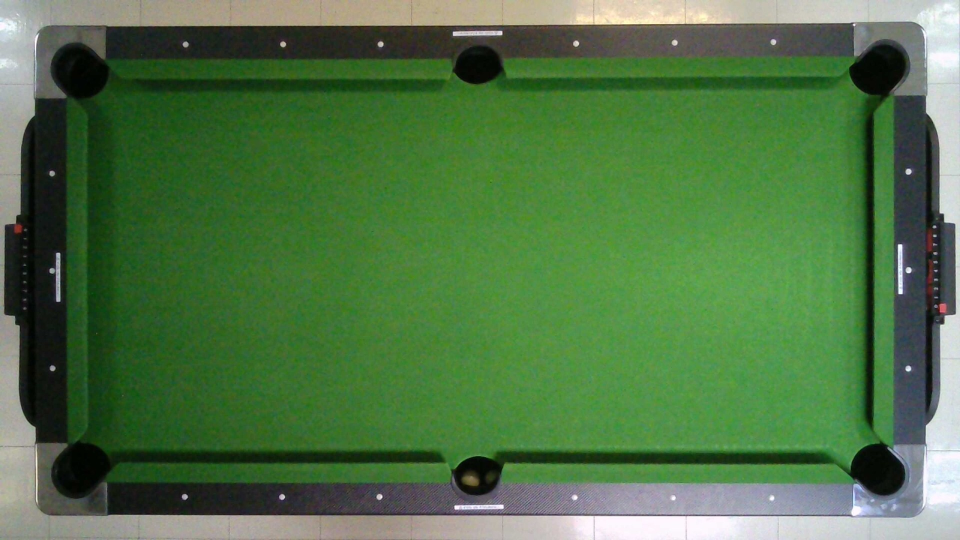
#> input picture Test_Perspective/new.jpg, 1920 x 1080 px, given in place of the camera (shown at 1/2 size)
$ python main.py
#> lines starting #> are read from the running program, lines starting #| are printed output that depends on the picture; after the words box and inside, x2 and y2 are one past the last pixel; in counts of white or black regions, pixels touching at a corner belong together
import cv2
import numpy as np
import time
import math


def findSlope(start_x, start_y, end_x, end_y, find=None, interest_value=None):
    m = 0
    if (end_x-start_x) != 0:
        m = (end_y - start_y) / (end_x - start_x)
    else:
        m = (end_y - start_y) / 0.01
    b = start_y - m * start_x
    if find == "x":
        return (m, b, (interest_value-b)/m)
    elif find == "y":
        return (m, b, m*interest_value+b)
    else:
        return (m, b)

def showLine(frame, start, end , width = 2):
    if isShowline is True :
        cv2.line(frame, start, end, (0, 0, 255), width)

def realPosition(x,y):
    circle_pos_on_img = (int(roi_x + x), int(roi_y + y))

    homogeneous_coord = np.array([circle_pos_on_img[0], circle_pos_on_img[1], 1]).reshape(-1, 1)
    original_coord = np.matmul(M_inv, homogeneous_coord)
    original_coord /= original_coord[2]
    # The resulting original coordinate is (x_o, y_o)
    x_o = int(original_coord[0][0])
    y_o = int(original_coord[1][0])

    return x_o,y_o

def createTable():
    h,w = 880,1920
    frame = np.zeros((h, w, 3), np.uint8)
    pocket_point = [(0,0),(int(w/2),0),(w,0),(0,h),(int(w/2),h),(w,h)]
    for i in pocket_point:
        cv2.circle(frame, i , 50, (255, 255, 255), 5)
    return frame
# # White open light
# lowerColor = [
#     np.array([25,80,80]),   #Yellow
#     np.array([100,125,90]),  #Blue
#     np.array([0,25,220]),   #Red
#     np.array([125,90,130]), #Purple
#     np.array([11,100,129]), #Orange
#     np.array([75,70,90]),  #Green
#     np.array([140,70,30]),    #Crimson
#     np.array([55,0,0]),     #Black
#     np.array([0,0,180]),     #White

# ]

# upperColor = [
#     np.array([40,255,255]),  #Yellow
#     np.array([125,255,255]), #Blue
#     np.array([10,255,255]),  #Red
#     np.array([135,255,255]), #Purple
#     np.array([22,255,255]),  #Orange
#     np.array([95,255,255]),  #Green
#     np.array([179,255,255]),  #Crimson
#     np.array([179,145,100]),  #Black
#     np.array([179,60,255]), #White
# ]

# white close light 22:PM
lowerColor = [
    np.array([12,100,10]), #Yellow
    np.array([105,200,0]), #Blue
    np.array([150,150,160]), #Red
    np.array([125,150,70]), #Purple
    np.array([0,50,60]), #Orange
    np.array([85,155,85]), #Green
    np.array([135,170,80]), #Crimson
    np.array([0,0,0]), #Black
    np.array([120,0,170]), #White

]
upperColor = [
    np.array([35,255,255]),
    np.array([125,255,255]),
    np.array([179,255,255]),
    np.array([155,255,135]),
    np.array([10,255,255]),
    np.array([110,255,255]),
    np.array([170,255,180]),
    np.array([179,255,50]),
    np.array([179,120,255]),
]


# Load the camera matrix and distortion coefficients from the calibration file
mtx = np.loadtxt('../arUco/calib_data/camera_matrix.txt')
dist = np.loadtxt('../arUco/calib_data/dist_coeffs.txt')
cap = cv2.VideoCapture(0)
width = 1920
height = 1080
cap.set(cv2.CAP_PROP_FRAME_WIDTH, 1920)
cap.set(cv2.CAP_PROP_FRAME_HEIGHT, 1080)
fps = cap.get(cv2.CAP_PROP_FPS)
print('fps = ', fps)
tl = (245 ,10)
bl = (180 ,900)
tr = (1717 ,22)
br = (1760 ,930)
table_width = 1920
table_height = 880
roi_x, roi_y = 0, 200
roi_w, roi_h = 1920, 880
isShowline = True
avg_center_x = []
avg_center_y = []
count_shot_p1 = 0
count_shot_p2 = 0
ball_move = False
cue_move = False
updatedBall = []
updatedBallPos = []
updatedBallTablePos = []
detectedBall = []
detectedBallPos = []
detectedBallTablePos = []
whiteballpos = []
blackballpos = []
realtime_blackball = (0,0)
avg_blackball = (0,0)
avg_whiteball = None
ballProbs = [0, 0, 0, 0, 0, 0, 0, 0, 0]
pocket_point = [(240,166),(974,148),(1720,188),(180,905),(965,950),(1761,928)]
while True:
    succuess, frame = cap.read()
#> frame is the input picture: shape (1080, 1920, 3); mean B, G, R 70.1, 116.8, 79.5
    black_bg = createTable()
#> after the loop in createTable, `for i in pocket_point:`:
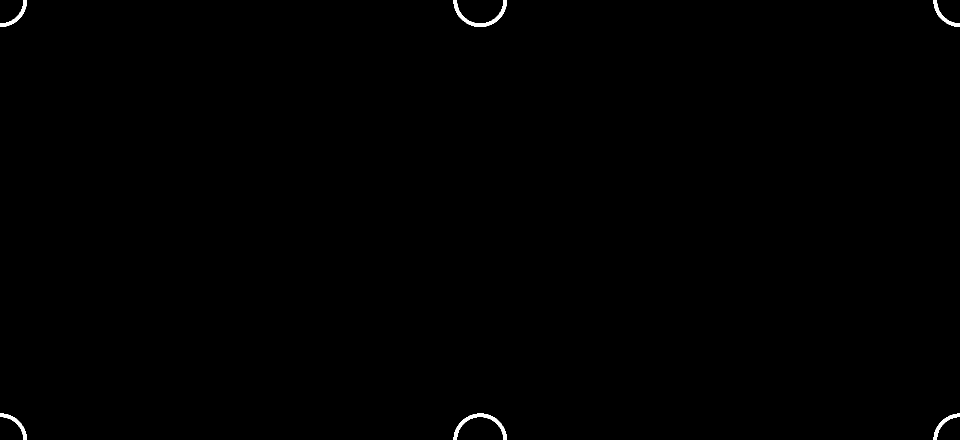
#> frame: shape (880, 1920, 3) (shown at 1/2 size); 0.26% white; 6 white regions, box (x1, y1, x2, y2) and area: (907, 0, 1014, 54) 1112, (907, 827, 1014, 880) 1090, (0, 0, 54, 54) 563, (0, 827, 54, 880) 552, (1867, 0, 1920, 54) 549, (1867, 827, 1920, 880) 538
    whiteball_zone = np.zeros((400, 400, 3), np.uint8)
    newcameramtx, roi = cv2.getOptimalNewCameraMatrix(mtx, dist, (width, height), 1, (width, height))
#> roi = (8, 10, 1895, 1057)
    # Load the image to be projected
    frame = cv2.undistort(frame, mtx, dist, None, newcameramtx)
#> frame: shape (1080, 1920, 3)
    original_frame = frame.copy()
    pts1 = np.float32([tl, bl, tr, br])
    pts2 = np.float32([[0, 0], [0, height], [width, 0], [width, height]])
    M = cv2.getPerspectiveTransform(pts1, pts2)
    M_inv = cv2.invert(M)[1]
    # Compute the perspective transform M
    transformed_frame = cv2.warpPerspective(frame, M, (width, height))
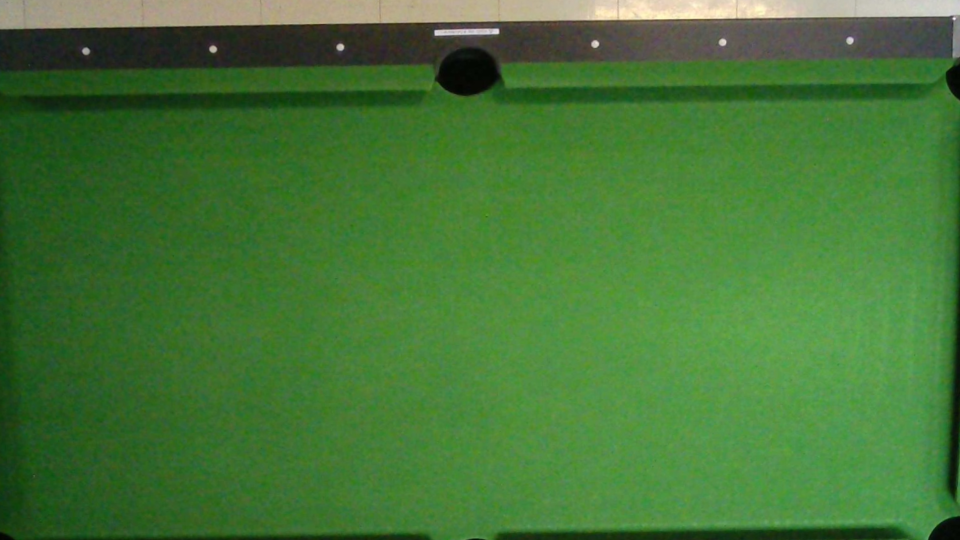
#> transformed_frame: shape (1080, 1920, 3) (shown at 1/2 size); mean B, G, R 54.8, 118.3, 68.8
    projection_frame = transformed_frame.copy()
    table_frame = projection_frame[200:1080,0:1920]
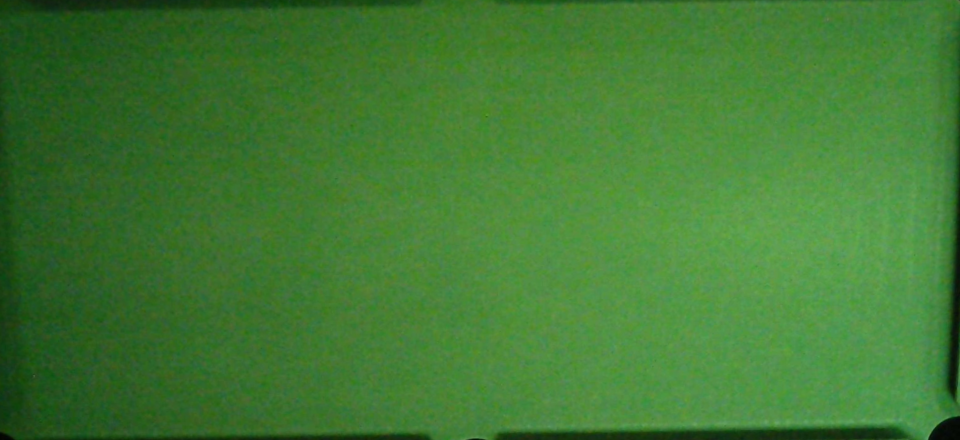
#> table_frame: shape (880, 1920, 3) (shown at 1/2 size); mean B, G, R 51.6, 122.9, 65.2

    hsv = cv2.cvtColor(table_frame, cv2.COLOR_BGR2HSV)
#> hsv: shape (880, 1920, 3); mean H, S, V 54.6, 150.8, 122.9
    blurFrame = cv2.GaussianBlur(hsv, (5, 5), 0)
#> blurFrame: shape (880, 1920, 3); mean H, S, V 54.6, 150.8, 122.9

    # Blue
    # lower_white = np.array([0, 200, 140])
    # upper_white = np.array([179, 255, 255])

    # # White with light room
    # lower_white = np.array([40,80,40])
    # upper_white = np.array([75,255,255])
    # White close light room
    lower_white = np.array([50,10,45])
    upper_white = np.array([100,255,255])

    mask = cv2.inRange(blurFrame, lower_white, upper_white)
#> mask: shape (880, 1920); 95.6% white; 921 black regions (314 under 20 px), largest, box (x1, y1, x2, y2) and area: (1898, 377, 1920, 792) 3955, (1858, 834, 1920, 880) 2072, (52, 0, 207, 18) 1704
    kernel = cv2.getStructuringElement(cv2.MORPH_ELLIPSE, (3, 3))
#> kernel = [[0, 1, 0], [1, 1, 1], [0, 1, 0]]
    mask = cv2.dilate(mask, kernel, iterations=1)
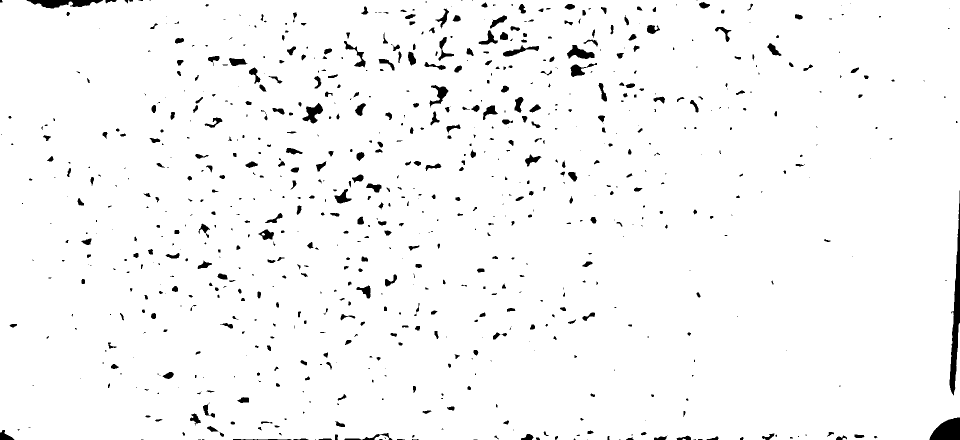
#> mask: shape (880, 1920) (shown at 1/2 size); 97% white; 810 black regions (363 under 20 px), largest, box (x1, y1, x2, y2) and area: (1899, 381, 1920, 791) 3385, (1859, 835, 1920, 880) 2000, (53, 0, 206, 17) 1522
    inv_mask = cv2.bitwise_not(mask)
    output = cv2.bitwise_and(table_frame,table_frame, mask= inv_mask)
    gray = cv2.cvtColor(output, cv2.COLOR_BGR2GRAY)
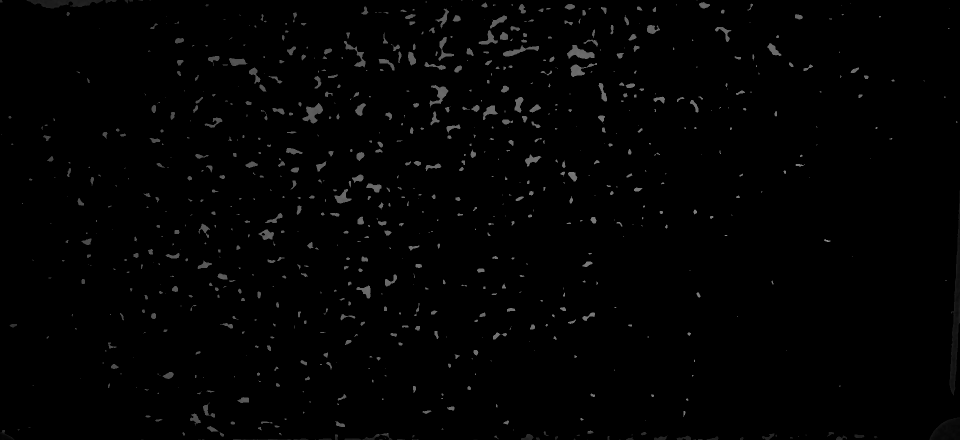
#> gray: shape (880, 1920) (shown at 1/2 size); min 0, max 136, mean 2.5
    # Detect circles in the image
    circles = cv2.HoughCircles(inv_mask, cv2.HOUGH_GRADIENT, 1, 30, param1=100, param2=8, minRadius=25, maxRadius=35)
#> circles = [[1170.5, 106.5, 28.6], [425.5, 219.5, 34.4]]
    circleZones = []
    circleZonesColor = []
    if circles is not None :
        circles = np.round(circles[0, :]).astype("int")
#> circles = [[1170, 106, 29], [426, 220, 34]]
        if len(circles) <= 20 :

            for (x, y, r) in circles:

                # Find Position on Original Frame
                x_o,y_o = x,y
                x1 = x_o - 30
                y1 = y_o - 30
                x2 = x_o + 30
                y2 = y_o + 30
                if x1 < 0:
                    x1 = 1
                if y1 < 0:
                    y1 = 1
                circleZoneColor = table_frame[y1:y2, x1:x2]
                circleZonesColor.append(circleZoneColor)

                #cv2.imshow("test"+str(i),circleZoneColor)
                cv2.circle(original_frame, (x_o,y_o), r, (0,255,0), 2)
#> this loop made 2 passes
#> (x, y, r, x_o, y_o, x2) on passes 1 to 2: (1170, 106, 29, 1170, 106, 1200), (426, 220, 34, 426, 220, 456)
#> pass 1, `circleZoneColor = table_frame[y1:y2, x1:x2]`:
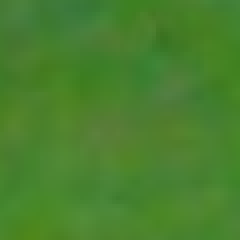
#> circleZoneColor: shape (60, 60, 3) (shown 4 times larger); mean B, G, R 45.6, 128.8, 72.6
#> pass 2, `circleZoneColor = table_frame[y1:y2, x1:x2]`:
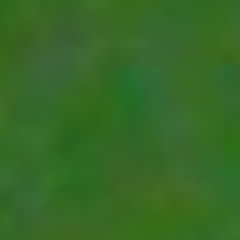
#> circleZoneColor: shape (60, 60, 3) (shown 4 times larger); mean B, G, R 38.4, 105, 54
#> after the loop, circleZonesColor = 2 items


    if circles is not None:
        for i in range(len(circleZonesColor)):
            maxSameColor = 0
            maxSameColorPos = -1
            semiSameColorPos = -1
            colorCounter = 0
            if circleZonesColor[i].size != 0:
                # print('size after = ', circleZonesColor[i].size)
                hsvcircleZone = cv2.cvtColor(circleZonesColor[i], cv2.COLOR_BGR2HSV)
                for j in range(len(lowerColor)):
                    mask = cv2.inRange(hsvcircleZone, lowerColor[j], upperColor[j])
                    kernel = cv2.getStructuringElement(cv2.MORPH_ELLIPSE, (5, 5))
                    mask = cv2.erode(mask, kernel, iterations=1)
                    mask = cv2.dilate(mask, kernel, iterations=1)
                    samePixs = np.sum(mask == 255)

                    if j == 8:
                        whiteCounter = samePixs

                    if samePixs > maxSameColor:
                        semiSameColorPos = maxSameColorPos
                        maxSameColor = samePixs
                        maxSameColorPos = j
                    # print('Same to : ', j, samePixs)

                ballType = 'none'

                if maxSameColorPos == 8 and maxSameColor < 1800:
                    maxSameColorPos = semiSameColorPos
                    ballType = 'Stripe'
                else:
                    if abs(maxSameColor - whiteCounter) >= 400:
                        ballType = 'Solid'
                    else:
                        ballType = 'Stripe'

                similarColor = ''
                if maxSameColorPos == 0:
                    similarColor = 'Yellow'
                elif maxSameColorPos == 1:
                    similarColor = 'Blue'
                elif maxSameColorPos == 2:
                    similarColor = 'Red'
                elif maxSameColorPos == 3:
                    similarColor = 'Purple'
                elif maxSameColorPos == 4:
                    similarColor = 'Orange'
                elif maxSameColorPos == 5:
                    similarColor = 'Green'
                elif maxSameColorPos == 6:
                    similarColor = 'Crimson'
                elif maxSameColorPos == 7:
                    similarColor = 'Black'
                elif maxSameColorPos == 8:
                    similarColor = 'White'


                if(similarColor in ["Black","White"]):

                    cv2.putText(table_frame, f'Number : {i}', (circles[i][0], circles[i][1]-80), cv2.FONT_HERSHEY_SIMPLEX,
                        0.7, (255, 0, 255), 2, cv2.LINE_AA)
                    cv2.putText(table_frame, f'Color : {similarColor}', (circles[i][0], circles[i][1]-50), cv2.FONT_HERSHEY_SIMPLEX,
                        0.7, (255, 0, 255), 2, cv2.LINE_AA)
                    cv2.putText(table_frame, f'X : {circles[i][0]}', (circles[i][0], circles[i][1]-30), cv2.FONT_HERSHEY_SIMPLEX,
                        0.7, (255, 0, 255), 2, cv2.LINE_AA)
                    cv2.putText(table_frame, f'Y : {circles[i][1]}', (circles[i][0], circles[i][1]-10), cv2.FONT_HERSHEY_SIMPLEX,
                        0.7, (255, 0, 255), 2, cv2.LINE_AA)


                if similarColor == "White":
                    #print(whiteballpos)
                    if len(whiteballpos) < 25:
                        whiteballpos.append((circles[i][0],circles[i][1]))
                    else :
                        # Compute the average position
                        avg_pos = (round(sum(p[0] for p in whiteballpos)/len(whiteballpos)), round(sum(p[1] for p in whiteballpos)/len(whiteballpos)))
                        # Compute the standard deviation of the positions
                        std_dev = math.sqrt(sum((p[0]-avg_pos[0])**2 + (p[1]-avg_pos[1])**2 for p in whiteballpos)/len(whiteballpos))
                        # Check if the standard deviation is less than 10 pixels
                        if std_dev < 5:
                            #print(f"The position of White is accurate within 10 pixels.")

                            whiteballpos.pop(0)
                            whiteballpos.append((circles[i][0],circles[i][1]))
                            avg_whiteball = avg_pos
                        else:
                            whiteballpos.clear()
                            avg_whiteball = None
                            print(f"The position of White may be inaccurate.")

                elif similarColor == "Black" :
                    realtime_blackball = (circles[i][0],circles[i][1])
                    if len(blackballpos) < 5:
                        blackballpos.append((circles[i][0],circles[i][1]))
                    else :
                        # Compute the average position
                        avg_pos = (sum(p[0] for p in blackballpos)/len(blackballpos), sum(p[1] for p in blackballpos)/len(blackballpos))
                        # Compute the standard deviation of the positions
                        std_dev = math.sqrt(sum((p[0]-avg_pos[0])**2 + (p[1]-avg_pos[1])**2 for p in blackballpos)/len(blackballpos))
                        # Check if the standard deviation is less than 10 pixels
                        if std_dev < 5:
                            #print(f"The position of Black is accurate within 10 pixels.")
                            blackballpos.pop(0)
                            blackballpos.append((circles[i][0],circles[i][1]))
                            avg_blackball = avg_pos
                        else:
                            blackballpos.clear()
                            print(f"The position of Black may be inaccurate.")
                else :
                    detectedBall.append(similarColor)
                    detectedBallPos.append(maxSameColorPos)
                    detectedBallTablePos.append((circles[i][0], circles[i][1]))
#> this loop made 2 passes
#> (colorCounter, ballType, similarColor) on passes 1 to 2: (0, 'Stripe', ''), (0, 'Stripe', '')
#> after the loop, blackballpos = []; detectedBall = ['', '']; detectedBallPos = [-1, -1]; detectedBallTablePos = [(1170, 106), (426, 220)]; whiteballpos = []

    if avg_whiteball is not None:
        x = avg_whiteball[0]
        y = avg_whiteball[1]
        center = (int(x), int(y))
        #print(center)
        cv2.circle(black_bg, (int(x), int(y)), 200, (255, 255, 255), 5, cv2.LINE_AA)
        cv2.circle(black_bg, (int(x), int(y)), 30, (255, 255, 255), 2, cv2.LINE_AA)
        x_o,y_o = realPosition(x, y)
        mask = np.zeros_like(original_frame)
        cv2.circle(mask, (x_o,y_o), 200, (255, 255, 255), -1, cv2.LINE_AA)
        # Apply the mask to the original image using bitwise operations
        masked_img = cv2.bitwise_and(original_frame, mask)
        if len(avg_center_x) <= 1:
            avg_center_x.append(center[0])
            avg_center_y.append(center[1])
        if (abs(center[0] - np.mean(avg_center_x)) >= 100 or abs(center[1] - np.mean(avg_center_y)) >= 100) and not ball_move:
            print("Ball shot")
            count_shot_p1 += 1
            avg_center_x.clear()
            avg_center_y.clear()
            ball_move = True
        elif abs(center[0] - avg_center_x[0]) <= 10 and len(avg_center_x) != 5:
            avg_center_x.append(center[0])
            avg_center_y.append(center[1])
        elif len(avg_center_x) < 5 and ball_move:
            avg_center_x.clear()
            avg_center_y.clear()
        elif len(avg_center_x) == 5:
            ball_move = False
        x1 = x_o - 200
        y1 = y_o - 200
        x2 = x_o + 200
        y2 = y_o + 200
        if x1 < 0:
            x1 = 1
        if y1 < 0:
            y1 = 1

        # Crop around white ball
        whiteball_zone = masked_img[y1:y2, x1:x2]
        hsv = cv2.cvtColor(whiteball_zone, cv2.COLOR_BGR2HSV)
        blurFrame = cv2.GaussianBlur(hsv, (7, 7), 0)
        # Define a cue white color threshold
        lower_cue = np.array([145, 120, 140])
        upper_cue = np.array([170, 255, 255])
        mask = cv2.inRange(blurFrame, lower_cue, upper_cue)
        kernel = np.ones((3,3),np.uint8)
        mask_closing = cv2.morphologyEx(mask, cv2.MORPH_OPEN, kernel) # dilate->erode
        mask = cv2.dilate(mask_closing,kernel,iterations = 1)
        # [19 lines of commented-out code are left out]
        contours, hierarchy = cv2.findContours(mask, cv2.RETR_EXTERNAL, cv2.CHAIN_APPROX_SIMPLE)
        if contours:
            # Extract the largest contour that has more than 10 points
            contours = [c for c in contours if len(c) > 10]
            if not contours:
                continue
            else:
                cue_contour = max(contours, key=cv2.contourArea)
            cue_contour += (center[0],center[1]-400)
            # Fit a line to the cue contour
            [vx, vy, x, y] = cv2.fitLine(cue_contour, cv2.DIST_L2, 0, 0.01, 0.01)
            # Calculate the angle of the line with respect to the x-axis
            # Compute the start and end points of the cue line
            start_x = int(x - vx * 2000)
            start_y = int(y - vy * 2000)
            end_x = int(x + vx * 2000)
            end_y = int(y + vy * 2000)

            # Print out the values of vx, vy, and angle
            print("vx:", vx)
            print("vy:", vy)
            angle = np.arctan2(vy, vx) * 180 / np.pi
            if angle < 0:
                angle += 360
            print("angle:", angle)


            height, width, _ = black_bg.shape
            if start_x < 0:
                start_x = 0
                start_y = int(y + (start_x - x) * vy / vx)
            elif start_x >= width:
                start_x = width - 1
                start_y = int(y + (start_x - x) * vy / vx)
            if start_y < 0:
                start_y = 0
                start_x = int(x + (start_y - y) * vx / vy)
            elif start_y >= height:
                start_y = height - 1
                start_x = int(x + (start_y - y) * vx / vy)

            if end_x < 0:
                end_x = 0
                end_y = int(y + (end_x - x) * vy / vx)
            elif end_x >= width:
                end_x = width - 1
                end_y = int(y + (end_x - x) * vy / vx)
            if end_y < 0:
                end_y = 0
                end_x = int(x + (end_y - y) * vx / vy)
            elif end_y >= height:
                end_y = height - 1
                end_x = int(x + (end_y - y) * vx / vy)
            # Draw the cue line on the original frame

            cv2.line(black_bg, (start_x, start_y), (end_x, end_y), (0, 255, 0), 3)


    # [345 lines of commented-out code are left out]


    detectedBall = []
    detectedBallPos = []
    detectedBallTablePos = []
    whiteballpos = []


    cv2.namedWindow('Frame',cv2.WND_PROP_FULLSCREEN)
    cv2.setWindowProperty('Frame', cv2.WND_PROP_FULLSCREEN, cv2.WINDOW_FULLSCREEN)
    cv2.imshow("Frame", projection_frame)
    cv2.imshow("Frame2", black_bg)
    cv2.imshow("Frame3", whiteball_zone)


    #print('End Round')

    if cv2.waitKey(1) & 0xFF == ord('q'):
#> (key q is pressed here)
        break
cap.release()
cv2.destroyAllWindows()
